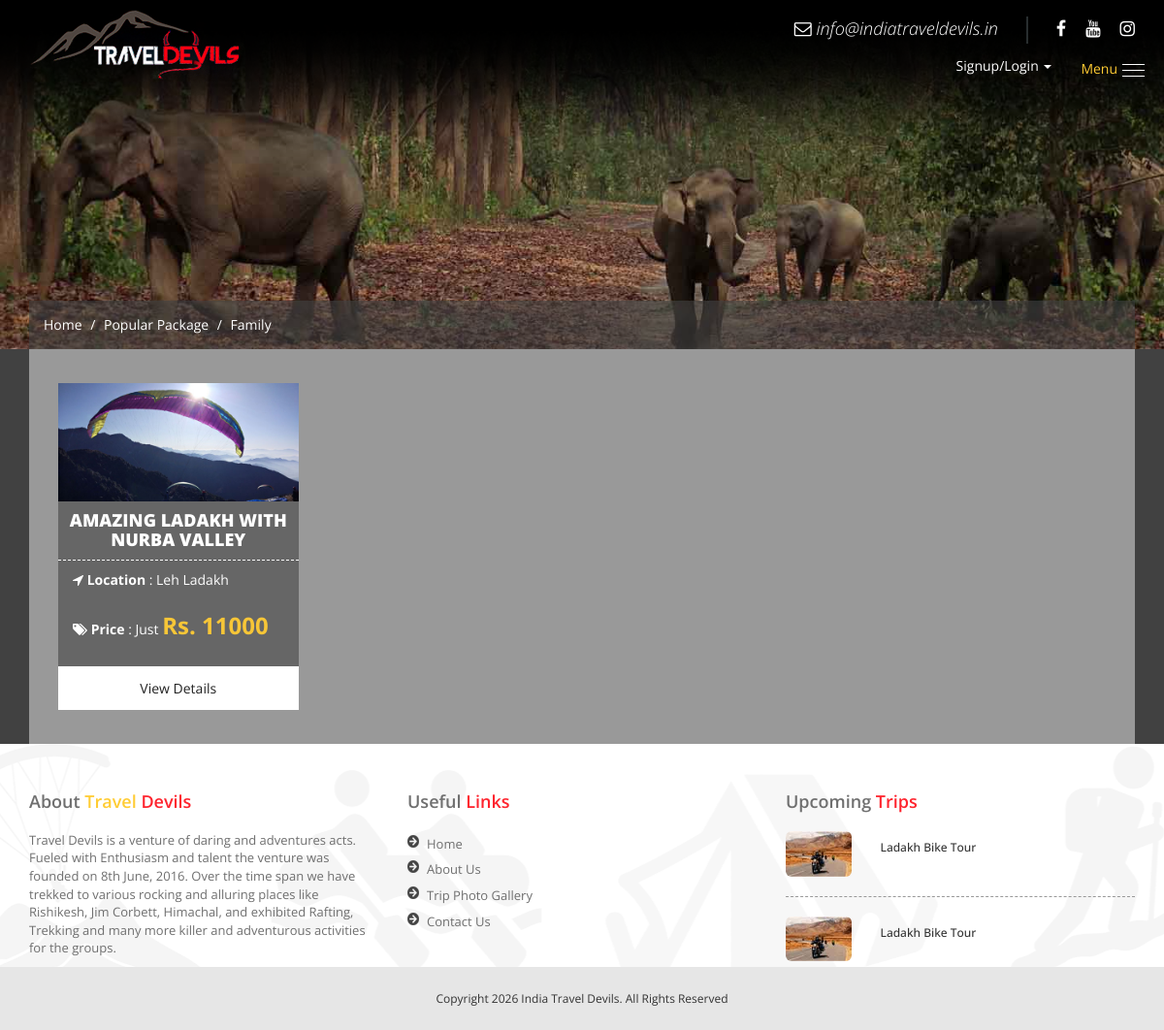
Screenshot of /tourism-management-system/popular-package.php?type=2 with the database file from the repository.
### tables this page shows
CREATE TABLE `tbl_packagetype` (
  `id` int(11) NOT NULL,
  `package_type` varchar(255) NOT NULL,
  `created_at` timestamp NOT NULL DEFAULT current_timestamp() ON UPDATE current_timestamp()
);

CREATE TABLE `tbl_tourpackage` (
  `id` int(11) NOT NULL,
  `package_name` varchar(255) NOT NULL,
  `package_type` smallint(6) NOT NULL,
  `package_location` varchar(255) NOT NULL,
  `package_price` int(11) NOT NULL,
  `package_details` text NOT NULL,
  `package_image` varchar(255) NOT NULL,
  `created_at` timestamp NOT NULL DEFAULT current_timestamp() ON UPDATE current_timestamp()
);

### tourism-management-system/popular-package.php (the view)
<?php include('header.php'); ?>
<section class="inner-2"> <img src="images/inner2.jpg" alt="">
<div class="pagination_b">
<div class="container">
<ul class="pagi-inner">
<li><a href="index.php">Home </a></li>
<li><a href="#0"> Popular Package </a></li>
<?php
include '_dbconnect.php';
$type= $_GET['type'];
$sql_package = "SELECT * from  tbl_packagetype where id='$type'";
$result_package = mysqli_query($conn, $sql_package);
$row_package = mysqli_fetch_assoc($result_package);?>
<li><a href="#0"> <?php echo $row_package['package_type']; ?></a></li>
</ul>
</div>
</div>
</section>
<section class="inner-3">
<div class="container">
<div  style="background:#999; padding:15px; display:flow-root">
<?php
include '_dbconnect.php';
$sql_package = "SELECT * from  tbl_tourpackage where package_type='$type'";
$result_package = mysqli_query($conn, $sql_package);
if (mysqli_num_rows($result_package) > 0) {
   while ($row_package = mysqli_fetch_assoc($result_package)) {?>
<div class="col-md-3">
<div class="card">
<div class="card_img"> <img src="images/<?php echo $row_package['package_image']; ?>" alt=""> </div>
<div class="card_data">
		<h3><?php echo $row_package['package_name']; ?></h3>
		<ul class="process">
				<li><i class="fa fa-location-arrow" aria-hidden="true"></i> <strong>Location</strong> : <?php echo $row_package['package_location']; ?></li>
				<li><i class="fa fa-tags" aria-hidden="true"></i> <strong>Price </strong> : <span class="price_color">Just <span class="price"> Rs. <?php echo $row_package['package_price']; ?></span></span></li>
		</ul>
		<?php if($loggedin){
		echo '<div class="btn-flex"> <a href="package-details.php?id='.$row_package["id"].'&type='.$type.'" class="btn-detail">View Details</a></div>';
		 } else {?>
                  <div class="btn-flex"> <a style="cursor:pointer;" data-toggle="modal" data-target="#loginModal" class="btn-detail">View Details</a></div>
		<?php } ?>
</div>
</div>
</div>
<?php
}
}
?>
</div>
</section>
<?php include('footer.php'); ?>

### tourism-management-system/css/style.css (style rules this page uses)
body { font-family: 'Open Sans', sans-serif; }
img { display: inline-block; max-width: 100%; }
ul { margin: 0; padding: 0; display: flow-root; }
ul li { list-style: none; float: left }
input#mc-embedded-subscribe, input#mc-embedded-subscribe:hover, .pop_p, .pop_p:hover h3, a, a:hover { text-decoration: none; display: inline-block; transition: 0.3s ease-in-out; }
ul.pagi-inner li { display: inline-block; float: none; }
ul.pagi-inner li a { color: #fff; }
.pagi-inner>li+li:before { padding: 0 5px; color: #fff; content: "/\00a0"; }
.pagination_b { position: absolute; bottom: 0; right: 0; left: 0; margin-bottom: 0; }
.pagination_b .pagi-inner { background: rgba(65,65,65,0.60); padding: 15px }
section.inner-2 { position: relative; }
.inner-3 { background: #414141; }
ul.process>li { float: none; color: white; padding: 10px 0; }
ul.process { margin-bottom: 16px; }
.card_img { position: relative; overflow: hidden }
.card_data { background: #666666; display: flow-root }
.card_data h3 { color: #fff; margin: 0; padding: 10px; text-align: center; font-size: 18px; text-transform: uppercase; font-weight: 900; border-bottom: 1px dashed; }
span.price { font-size: 24px; font-weight: bold; color: #f7c637; }
.card_data .process { margin: 0 15px 15px; }
a.btn-detail, .btn-submit { width: 100%; text-align: center; color: #222222; line-height: 45px; background: #f7c637 }
.btn-flex { display: flex; }
a.btn-detail { background: #fff; }
.card { margin: 20px 0; }
section.inner-2 img { width: 100%; }

### rows the page displays
tbl_packagetype: package_type "Family"
tbl_tourpackage: package_image (picture), package_name "AMAZING LADAKH WITH NURBA VALLEY", package_location "Leh Ladakh", package_price "11000"
